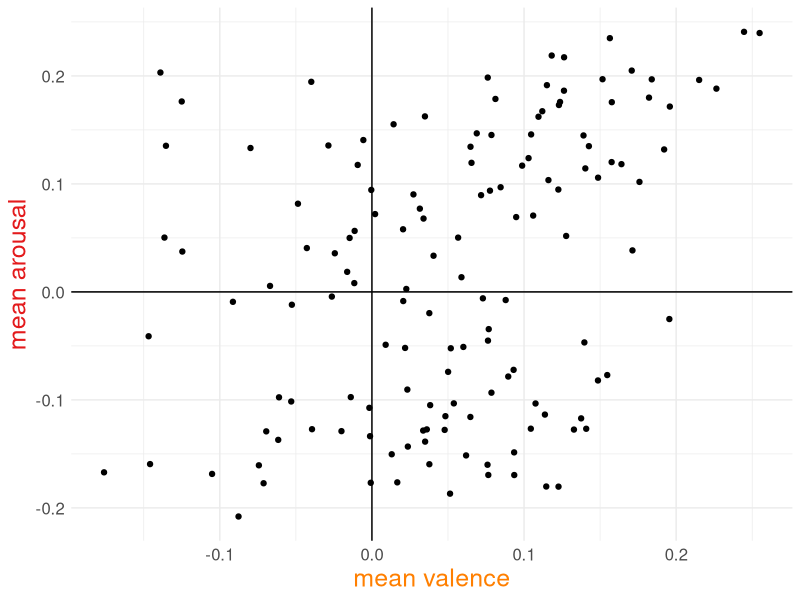
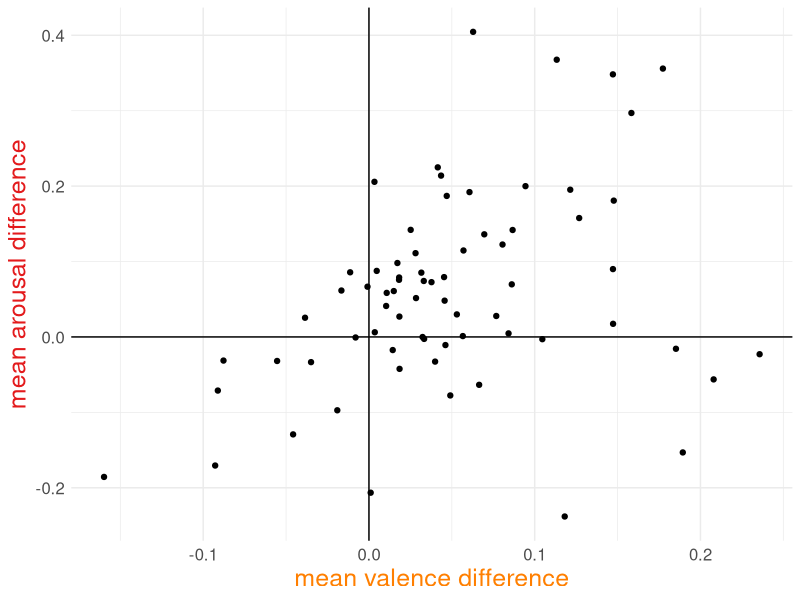
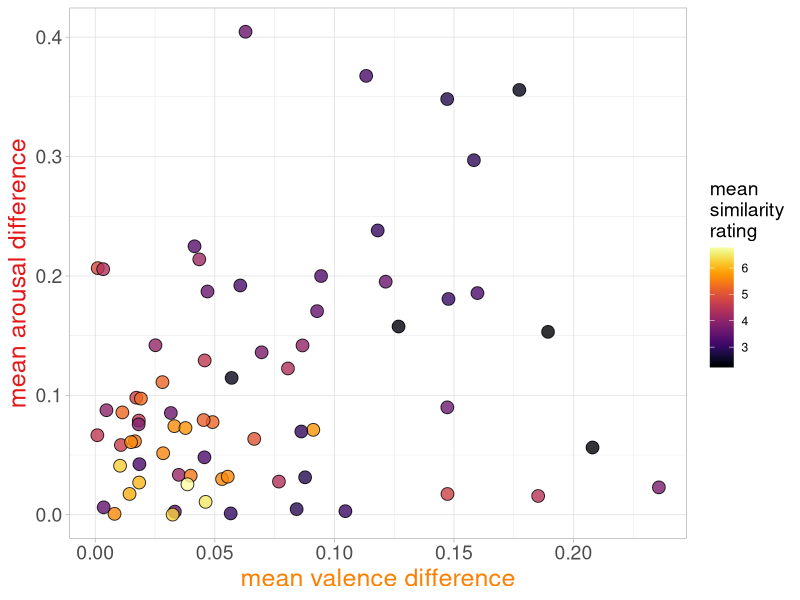

Write R code to recreate these figures, in order.
## ---- chunk 1
knitr::opts_chunk$set(echo = FALSE, message = FALSE)
## ---- chunk 2
library(tidyverse)
library(magrittr)
#library(RColorBrewer)
library(viridis)
## ---- chunk 3
features <- read_csv('../../data/processed/expanded/joined_with_features/all_features.csv')
feature_diffs <- read_csv('../../data/processed/expanded/joined_with_features/similarity_and_feature_differences.csv')
feature_diffs_scaled <- read_csv('../../data/processed/expanded/joined_with_features/similarity_and_feature_scaled_differences.csv')
## ---- chunk 4
emot_feat <- features %>% select(1, 27:30)
emot_feat_diffs <- feature_diffs %>% select(1:2, 30:31)
emot_feat_diffs_scaled <- feature_diffs_scaled %>% select(1:2, 29:30)
## ---- chunk 5
genre <- features %>%
  select(song_id, genre) %>%
  separate_wider_delim(cols = song_id, delim = '_', 
                       names = c('title', 'artist', 'orig_or_cover')) %>%
  mutate(song_id = paste(title, artist, sep = '_')) %>%
  mutate(title = NULL, artist = NULL) %>%
  pivot_wider(id_cols = song_id, names_from = orig_or_cover, values_from = genre) %>%
  mutate(same_genre = ifelse(Cover5S == Original5S, 1, 0))
## ---- chunk 6
emot_feat_diffs <- genre %>%
  select(song_id, same_genre) %>%
  left_join(emot_feat_diffs, ., by = join_by(song_id))

emot_feat_diffs_scaled <- genre %>%
  select(song_id, same_genre) %>%
  left_join(emot_feat_diffs_scaled, ., by = join_by(song_id))
## ---- chunk 7
summary(lm(mean_valence_difference ~ same_genre, emot_feat_diffs_scaled))
summary(lm(mean_arousal_difference ~ same_genre, emot_feat_diffs_scaled))
## ---- chunk 8
summary(lm(mean_sim ~ mean_valence_difference*same_genre, emot_feat_diffs_scaled))
summary(lm(mean_sim ~ mean_arousal_difference*same_genre, emot_feat_diffs_scaled))
## ---- chunk 9
ggplot(emot_feat, aes(mean_valence, mean_arousal)) +
  geom_point() +
  theme_minimal() +
  geom_hline(yintercept = 0, color = 'black') +
  geom_vline(xintercept = 0, color = 'black') +
  xlab('mean valence') +
  ylab('mean arousal') + 
  theme(axis.title.x = element_text(color = '#FF7F00', size = 18),
        axis.title.y = element_text(color = '#E31A1C', size = 18),
        axis.text.x = element_text(size = 12),
        axis.text.y = element_text(size = 12)) 
## ---- chunk 10
summary(lm(mean_arousal ~ mean_valence, emot_feat))
## ---- chunk 11
cor(emot_feat$mean_valence, emot_feat$mean_arousal)
## ---- chunk 12
ggplot(emot_feat_diffs, aes(mean_valence_difference, mean_arousal_difference)) +
  geom_point() +
  theme_minimal() +
  geom_hline(yintercept = 0, color = 'black') +
  geom_vline(xintercept = 0, color = 'black') +
  xlab('mean valence difference') +
  ylab('mean arousal difference') + 
  theme(axis.title.x = element_text(color = '#FF7F00', size = 18),
        axis.title.y = element_text(color = '#E31A1C', size = 18),
        axis.text.x = element_text(size = 12),
        axis.text.y = element_text(size = 12)) 
## ---- chunk 13
summary(lm(mean_arousal_difference ~ mean_valence_difference, emot_feat_diffs))
## ---- chunk 14
cor(emot_feat_diffs$mean_valence_difference, emot_feat_diffs$mean_arousal_difference)
## ---- chunk 15
summary(lm(mean_sim ~ mean_valence_difference, emot_feat_diffs_scaled))
summary(lm(mean_sim ~ mean_arousal_difference, emot_feat_diffs_scaled))
## ---- chunk 16
emot.model <- lm(mean_sim ~ mean_valence_difference + mean_arousal_difference, emot_feat_diffs_scaled)
summary(emot.model)
## ---- chunk 17
emot.model.int <- lm(mean_sim ~ mean_valence_difference*mean_arousal_difference, emot_feat_diffs_scaled)
summary(emot.model.int)
## ---- chunk 18
anova(emot.model, emot.model.int)
## ---- chunk 19
ggplot(feature_diffs, aes(abs(mean_valence_difference), abs(mean_arousal_difference), fill = mean_sim)) +
  geom_point(pch = 21, color = 'black', size = 4, alpha = 0.8) +
  theme_light() +
  scale_fill_viridis(name = 'mean\nsimilarity\nrating', option = 'inferno') +
  xlab('mean valence difference') +
  ylab('mean arousal difference') +
  theme(axis.title.x = element_text(color = '#FF7F00', size = 18),
        axis.title.y = element_text(color = '#E31A1C', size = 18),
        axis.text.x = element_text(size = 14),
        axis.text.y = element_text(size = 14),
        legend.title = element_text(size = 14))
#ggsave('../figures/emotion_vs_similarity.png', width = 7, height = 5)
